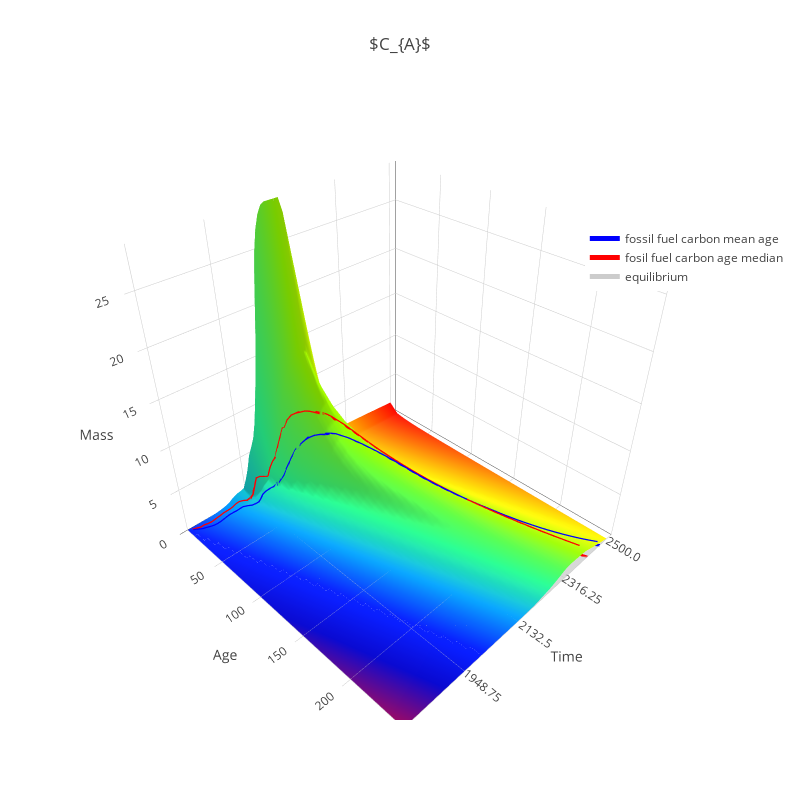
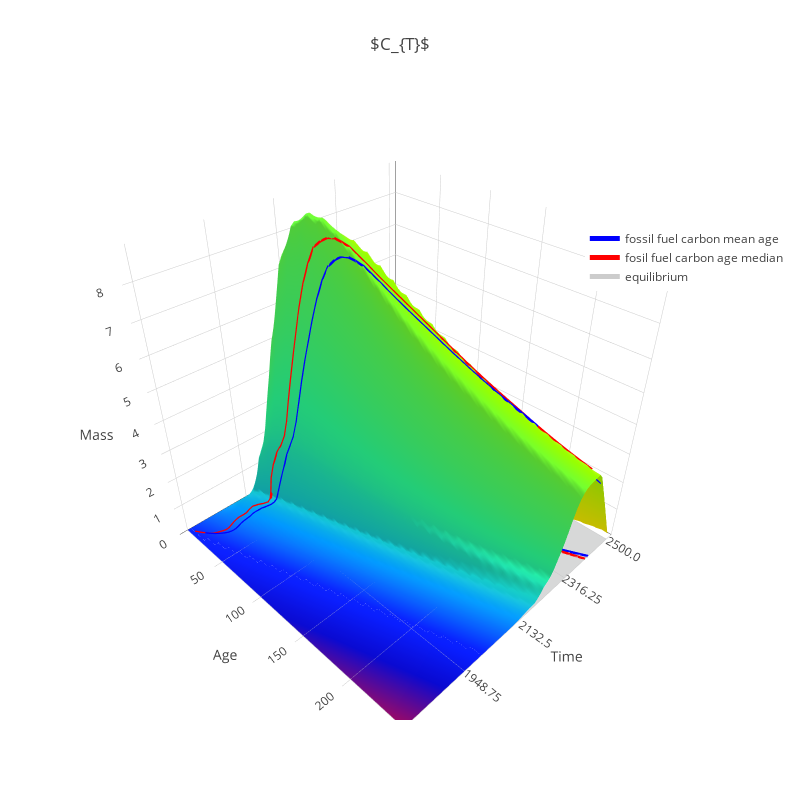

The cell these charts' notebook holds for them, in order:
### Code cell
# finally plot the figures
for fig in figs:
    fig['layout']['legend'] = dict(x=0.8, y=0.8)
    iplot(fig)
